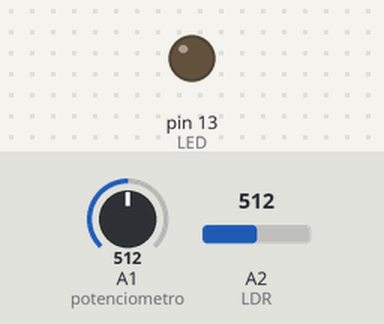
The sketch below on a simulated Arduino Uno, built with avr-gcc and run on an emulated ATmega328P. On the bench: output pins drawn as LEDs (lit = HIGH). The inputs (shaded band) are chosen by the test bench; at power-on: A2 (LDR) = 512, A1 (potenciometro) = 512.

Above: at 1.2 s.
1.3 s: A2 (LDR) set to 782
2.8 s: A2 (LDR) set to 818
At 4.0 s:
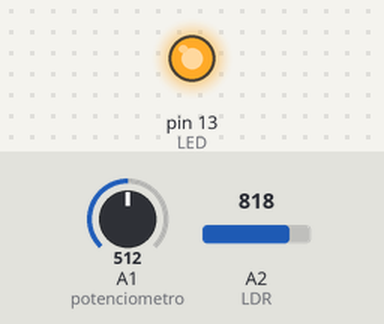
4.3 s: A2 (LDR) set to 790
At 5.4 s:
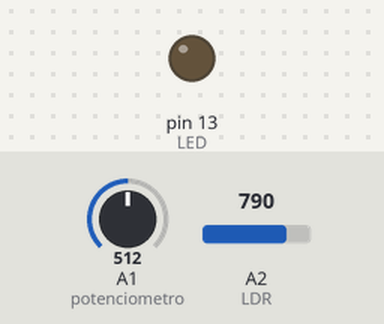
5.8 s: A2 (LDR) set to 810
At 6.5 s:
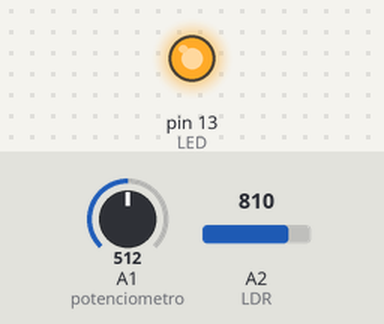
Timing chart, 0 to 8.3 s (numbered marks = the images above; inputs shaded):
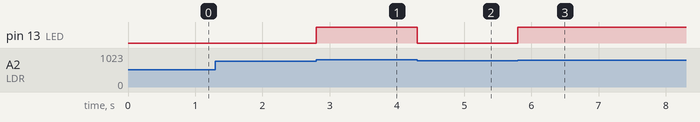

The sketch:

LedControladoPotenciometroLDR.ino
```cpp
const int LED = 13;
const int potenciometro = A1;
const int LDR = A2;

int valorPotenciometro;
int valorLDR;
int pwm;

void setup() {
  pinMode(LED, OUTPUT);
}

void loop() {
  valorLDR =  analogRead(LDR);
  valorPotenciometro = analogRead(potenciometro);

  pwm = map(valorPotenciometro, 0, 2023, 0, 255);

  if (valorLDR >= 800) {
    digitalWrite(LED, pwm);
  } else {
    digitalWrite(LED, LOW);
  }

}
```

Measured:
- the behaviour switches between 799 and 800 on A2 (LDR) (found by bisection; images 0 and 1)
- after the input at 1.3 s, every drawn part: stays the same
- after the input at 2.8 s, pin 13 (LED): LOW → HIGH at once
- after the input at 4.3 s, pin 13 (LED): HIGH → LOW at once
- after the input at 5.8 s, pin 13 (LED): LOW → HIGH at once
